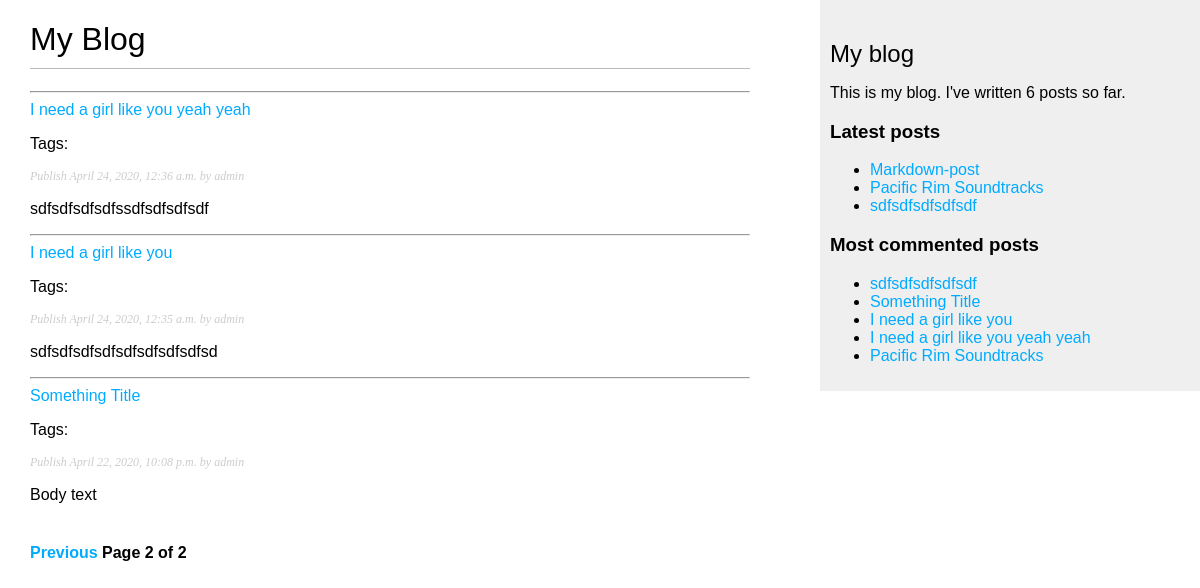
Screenshot of /blog/?page=2 with the database file from the repository.
### blog/models.py (models this page shows, shortened)
class Post(models.Model):
    STATUS_CHOICES = (('draft', 'Draft'), ('published', 'Published'))
    title = models.CharField(max_length=250)
    slug = models.SlugField(max_length=250, unique_for_date='publish')
    author = models.ForeignKey(
        User, on_delete=models.CASCADE, related_name='blog_posts')
    body = models.TextField()
    publish = models.DateTimeField(default=timezone.now)
    created = models.DateTimeField(auto_now_add=True)
    updated = models.DateTimeField(auto_now=True)
    status = models.CharField(
        max_length=10, choices=STATUS_CHOICES, default='draft')
    objects = models.Manager
    published = PublishedManager()
    tags = TaggableManager()
    class Meta:
        ordering = ('-publish',)
    def get_absolute_url(self):
        return reverse('blog:post_detail', args=[self.publish.year,
                                                 self.publish.month,
                                                 self.publish.day,
                                                 self.slug])

### blog/views.py (the view)
# urls.py: path('', views.post_list, name='post_list'),
def post_list(request, tag_slug=None):
    object_list = Post.published.all()
    tag = None
    if tag_slug:
        tag = get_object_or_404(Tag, slug=tag_slug)
        object_list = object_list.filter(tags__in=[tag])
    paginator = Paginator(object_list, 3)  # 3 posts each page
    page = request.GET.get('page')
    try:
        posts = paginator.page(page)
    except PageNotAnInteger:
        posts = paginator.page(1)
    except EmptyPage:
        posts = paginator.page(paginator.num_pages)
    return render(request, 'blog/post/list.html', {'page': page, 'posts': posts, 'tag': tag})

### blog/models.py (called while the page is built)
    def get_queryset(self):
        return super(PublishedManager, self).get_queryset().filter(status='published')

### blog/templatetags/blog_tags.py (called while the page is built)
@register.simple_tag
def total_posts():
    return Post.published.count()

@register.inclusion_tag('blog/post/latest_posts.html')
def show_latest_posts(count=5):
    latest_posts = Post.published.order_by('-publish')[:count]
    return {'latest_posts': latest_posts}

@register.simple_tag
def get_most_commented_posts(count=5):
    return Post.published.annotate(
        total_comments=Count('comments')
    ).order_by('-total_comments')[:count]

@register.filter(name='markdown')
def markdown_format(text):
    return mark_safe(markdown.markdown(text))

### blog/templates/blog/post/list.html (shortened to what this page needs)
{% extends "blog/base.html" %}
{% load blog_tags %}
{% block content %}
    <h1>My Blog</h1>
    {% for post in posts %}
        <hr>
        <a href="{{ post.get_absolute_url }}">
            {{ post.title }}
        </a>
        <p class="tags">
            Tags:
        </p>
        <p class="date">
            Publish {{ post.publish }} by {{ post.author }}
        </p>
        {{ post.body|markdown|truncatewords_html:30 }}
    {% endfor %}
    {% include "pagination.html" with page=posts %}
{% endblock %}

### blog/templates/blog/base.html (shortened to what this page needs)
{% load blog_tags %}
{% load static %}
<!DOCTYPE html>
<html lang="en">
<head>
    <link href="{% static "css/blog.css" %}" rel="stylesheet" />
</head>
<body>
    <div id="content">
        {% block content %}
        {% endblock %}
    </div>
    <div id="sidebar">
        <h2>My blog</h2>
        <p>This is my blog. I've written {% total_posts %} posts so far.</p>
        <h3>Latest posts</h3>
        {% show_latest_posts 3 %}
        <h3>Most commented posts</h3>
        {% get_most_commented_posts as most_commented_posts %}
        <ul>
            {% for post in most_commented_posts %}
                <li>
                    <a href="{{ post.get_absolute_url }}">{{ post.title }}</a>
                </li>
            {% endfor %}
        </ul>
    </div>
</body>
</html>

### blog/templates/blog/post/latest_posts.html
<ul>
    {% for post in latest_posts %}
        <li>
            <a href="{{ post.get_absolute_url }}">{{ post.title }}</a>
        </li>
    {% empty %}
        <p>You haven't created any post</p>
    {% endfor %}
</ul>

### blog/static/css/blog.css (style rules this page uses)
body { margin: 0; padding: 0; font-family: helvetica, sans-serif; }
a { color: #00abff; text-decoration: none; }
h1 { font-weight: normal; border-bottom: 1px solid #bbb; padding: 0 0 10px 0; }
h2 { font-weight: normal; margin: 30px 0 0; }
#content { float: left; width: 60%; padding: 0 0 0 30px; }
#sidebar { float: right; width: 30%; padding: 10px; background: #efefef; height: 100%; }
p.date { color: #ccc; font-family: georgia, serif; font-size: 12px; font-style: italic; }

### rows the page displays
Post: title "I need a girl like you yeah yeah", publish "April 24, 2020, 12:36 a.m.", author "admin", body "sdfsdfsdfsdfssdfsdfsdfsdf"
Post: title "I need a girl like you", publish "April 24, 2020, 12:35 a.m.", author "admin", body "sdfsdfsdfsdfsdfsdfsdfsdfsd"
Post: title "Something Title", publish "April 22, 2020, 10:08 p.m.", author "admin", body "Body text"
Post: title "Markdown-post"
Post: title "Pacific Rim Soundtracks"
Post: title "sdfsdfsdfsdfsdf"

### other values shown
{{ page.number }} "2"
{{ page.paginator.num_pages }} "2"
